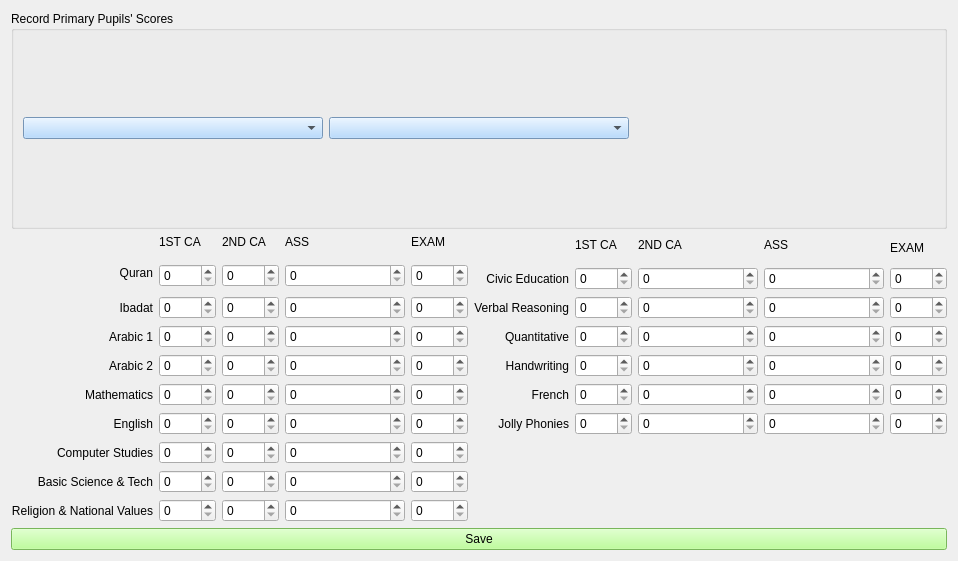
<?xml version="1.0" encoding="UTF-8"?>
<ui version="4.0">
 <class>PriScoreRec3rdForm</class>
 <widget class="QWidget" name="PriScoreRec3rdForm">
  <property name="geometry">
   <rect>
    <x>0</x>
    <y>0</y>
    <width>958</width>
    <height>561</height>
   </rect>
  </property>
  <property name="windowTitle">
   <string>Primary Scores (Third Term)</string>
  </property>
  <property name="windowIcon">
   <iconset>
    <normaloff>score_icon.png</normaloff>score_icon.png</iconset>
  </property>
  <property name="styleSheet">
   <string notr="true">font: 12pt &quot;MS Shell Dlg 2&quot;;

QPushButton{
background-color: rgb(170, 255, 127);
}
</string>
  </property>
  <layout class="QVBoxLayout" name="verticalLayout_2">
   <item>
    <layout class="QVBoxLayout" name="verticalLayout">
     <item>
      <widget class="QGroupBox" name="groupBox">
       <property name="styleSheet">
        <string notr="true">QComboBox{
background-color: rgb(165, 209, 255);
}</string>
       </property>
       <property name="title">
        <string>Record Primary Pupils' Scores</string>
       </property>
       <layout class="QHBoxLayout" name="horizontalLayout">
        <item>
         <widget class="QComboBox" name="class_comboBox"/>
        </item>
        <item>
         <widget class="QComboBox" name="stud_adm_no_comboBox"/>
        </item>
        <item>
         <widget class="QLabel" name="name_label">
          <property name="styleSheet">
           <string notr="true">QComboBox{
background-color: rgb(166, 180, 255);
}</string>
          </property>
          <property name="text">
           <string/>
          </property>
         </widget>
        </item>
       </layout>
      </widget>
     </item>
     <item>
      <layout class="QGridLayout" name="gridLayout">
       <item row="0" column="1">
        <widget class="QLabel" name="label_6">
         <property name="styleSheet">
          <string notr="true">font: 10pt &quot;MS Shell Dlg 2&quot;;</string>
         </property>
         <property name="text">
          <string>1ST CA</string>
         </property>
        </widget>
       </item>
       <item row="0" column="5">
        <widget class="QLabel" name="label_9">
         <property name="styleSheet">
          <string notr="true">font: 75 10pt &quot;MS Shell Dlg 2&quot;;</string>
         </property>
         <property name="text">
          <string>EXAM</string>
         </property>
        </widget>
       </item>
       <item row="0" column="12" rowspan="3">
        <widget class="QLabel" name="label_13">
         <property name="styleSheet">
          <string notr="true">font: 75 10pt &quot;MS Shell Dlg 2&quot;;</string>
         </property>
         <property name="text">
          <string>EXAM</string>
         </property>
        </widget>
       </item>
       <item row="1" column="0" rowspan="3">
        <widget class="QLabel" name="label">
         <property name="text">
          <string>Quran</string>
         </property>
         <property name="alignment">
          <set>Qt::AlignRight|Qt::AlignTrailing|Qt::AlignVCenter</set>
         </property>
        </widget>
       </item>
       <item row="2" column="1" rowspan="2">
        <widget class="QDoubleSpinBox" name="qur_c1_spin">
         <property name="decimals">
          <number>0</number>
         </property>
        </widget>
       </item>
       <item row="2" column="2" rowspan="2">
        <widget class="QDoubleSpinBox" name="qur_c2_spin">
         <property name="decimals">
          <number>0</number>
         </property>
        </widget>
       </item>
       <item row="2" column="3" rowspan="2" colspan="2">
        <widget class="QDoubleSpinBox" name="qur_ass_spin">
         <property name="decimals">
          <number>0</number>
         </property>
        </widget>
       </item>
       <item row="2" column="5" rowspan="2">
        <widget class="QDoubleSpinBox" name="qur_exam_spin">
         <property name="decimals">
          <number>0</number>
         </property>
        </widget>
       </item>
       <item row="3" column="6">
        <widget class="QLabel" name="label_16">
         <property name="text">
          <string>Civic Education</string>
         </property>
         <property name="alignment">
          <set>Qt::AlignRight|Qt::AlignTrailing|Qt::AlignVCenter</set>
         </property>
        </widget>
       </item>
       <item row="3" column="7">
        <widget class="QDoubleSpinBox" name="civic_c1_spin">
         <property name="decimals">
          <number>0</number>
         </property>
        </widget>
       </item>
       <item row="3" column="8" colspan="2">
        <widget class="QDoubleSpinBox" name="civic_c2_spin">
         <property name="decimals">
          <number>0</number>
         </property>
        </widget>
       </item>
       <item row="3" column="10" colspan="2">
        <widget class="QDoubleSpinBox" name="civic_ass_spin">
         <property name="decimals">
          <number>0</number>
         </property>
        </widget>
       </item>
       <item row="3" column="12">
        <widget class="QDoubleSpinBox" name="civic_exam_spin">
         <property name="decimals">
          <number>0</number>
         </property>
        </widget>
       </item>
       <item row="4" column="0">
        <widget class="QLabel" name="label_2">
         <property name="text">
          <string>Ibadat</string>
         </property>
         <property name="alignment">
          <set>Qt::AlignRight|Qt::AlignTrailing|Qt::AlignVCenter</set>
         </property>
        </widget>
       </item>
       <item row="4" column="1">
        <widget class="QDoubleSpinBox" name="ibadat_c1_spin">
         <property name="decimals">
          <number>0</number>
         </property>
        </widget>
       </item>
       <item row="4" column="2">
        <widget class="QDoubleSpinBox" name="ibadat_c2_spin">
         <property name="decimals">
          <number>0</number>
         </property>
        </widget>
       </item>
       <item row="4" column="3" colspan="2">
        <widget class="QDoubleSpinBox" name="ibadat_ass_spin">
         <property name="decimals">
          <number>0</number>
         </property>
        </widget>
       </item>
       <item row="4" column="5">
        <widget class="QDoubleSpinBox" name="ibadat_exam_spin">
         <property name="decimals">
          <number>0</number>
         </property>
        </widget>
       </item>
       <item row="4" column="6">
        <widget class="QLabel" name="label_17">
         <property name="text">
          <string>Verbal Reasoning</string>
         </property>
         <property name="alignment">
          <set>Qt::AlignRight|Qt::AlignTrailing|Qt::AlignVCenter</set>
         </property>
        </widget>
       </item>
       <item row="4" column="7">
        <widget class="QDoubleSpinBox" name="verbal_c1_spin">
         <property name="decimals">
          <number>0</number>
         </property>
        </widget>
       </item>
       <item row="4" column="8" colspan="2">
        <widget class="QDoubleSpinBox" name="verbal_c2_spin">
         <property name="decimals">
          <number>0</number>
         </property>
        </widget>
       </item>
       <item row="4" column="10" colspan="2">
        <widget class="QDoubleSpinBox" name="verbal_ass_spin">
         <property name="decimals">
          <number>0</number>
         </property>
        </widget>
       </item>
       <item row="4" column="12">
        <widget class="QDoubleSpinBox" name="verbal_exam_spin">
         <property name="decimals">
          <number>0</number>
         </property>
        </widget>
       </item>
       <item row="5" column="0">
        <widget class="QLabel" name="label_3">
         <property name="text">
          <string>Arabic 1</string>
         </property>
         <property name="alignment">
          <set>Qt::AlignRight|Qt::AlignTrailing|Qt::AlignVCenter</set>
         </property>
        </widget>
       </item>
       <item row="5" column="1">
        <widget class="QDoubleSpinBox" name="arabic1_c1_spin">
         <property name="decimals">
          <number>0</number>
         </property>
        </widget>
       </item>
       <item row="5" column="2">
        <widget class="QDoubleSpinBox" name="arabic1_c2_spin">
         <property name="decimals">
          <number>0</number>
         </property>
        </widget>
       </item>
       <item row="5" column="3" colspan="2">
        <widget class="QDoubleSpinBox" name="arabic1_ass_spin">
         <property name="decimals">
          <number>0</number>
         </property>
        </widget>
       </item>
       <item row="5" column="5">
        <widget class="QDoubleSpinBox" name="arabic1_exam_spin">
         <property name="decimals">
          <number>0</number>
         </property>
        </widget>
       </item>
       <item row="5" column="6">
        <widget class="QLabel" name="label_18">
         <property name="text">
          <string>Quantitative</string>
         </property>
         <property name="alignment">
          <set>Qt::AlignRight|Qt::AlignTrailing|Qt::AlignVCenter</set>
         </property>
        </widget>
       </item>
       <item row="5" column="7">
        <widget class="QDoubleSpinBox" name="quant_c1_spin">
         <property name="decimals">
          <number>0</number>
         </property>
        </widget>
       </item>
       <item row="5" column="10" colspan="2">
        <widget class="QDoubleSpinBox" name="quant_ass_spin">
         <property name="decimals">
          <number>0</number>
         </property>
        </widget>
       </item>
       <item row="5" column="12">
        <widget class="QDoubleSpinBox" name="quant_exam_spin">
         <property name="decimals">
          <number>0</number>
         </property>
        </widget>
       </item>
       <item row="6" column="0">
        <widget class="QLabel" name="label_8">
         <property name="text">
          <string>Arabic 2</string>
         </property>
         <property name="alignment">
          <set>Qt::AlignRight|Qt::AlignTrailing|Qt::AlignVCenter</set>
         </property>
        </widget>
       </item>
       <item row="6" column="1">
        <widget class="QDoubleSpinBox" name="arabic2_c1_spin">
         <property name="decimals">
          <number>0</number>
         </property>
        </widget>
       </item>
       <item row="6" column="2">
        <widget class="QDoubleSpinBox" name="arabic2_c2_spin">
         <property name="decimals">
          <number>0</number>
         </property>
        </widget>
       </item>
       <item row="6" column="3" colspan="2">
        <widget class="QDoubleSpinBox" name="arabic2_ass_spin">
         <property name="decimals">
          <number>0</number>
         </property>
        </widget>
       </item>
       <item row="6" column="5">
        <widget class="QDoubleSpinBox" name="arabic2_exam_spin">
         <property name="decimals">
          <number>0</number>
         </property>
        </widget>
       </item>
       <item row="6" column="6">
        <widget class="QLabel" name="label_28">
         <property name="text">
          <string>Handwriting</string>
         </property>
         <property name="alignment">
          <set>Qt::AlignRight|Qt::AlignTrailing|Qt::AlignVCenter</set>
         </property>
        </widget>
       </item>
       <item row="6" column="7">
        <widget class="QDoubleSpinBox" name="handwriting_c1_spin">
         <property name="decimals">
          <number>0</number>
         </property>
        </widget>
       </item>
       <item row="6" column="8" colspan="2">
        <widget class="QDoubleSpinBox" name="handwriting_c2_spin">
         <property name="decimals">
          <number>0</number>
         </property>
        </widget>
       </item>
       <item row="6" column="10" colspan="2">
        <widget class="QDoubleSpinBox" name="handwriting_ass_spin">
         <property name="decimals">
          <number>0</number>
         </property>
        </widget>
       </item>
       <item row="6" column="12">
        <widget class="QDoubleSpinBox" name="handwriting_exam_spin">
         <property name="decimals">
          <number>0</number>
         </property>
        </widget>
       </item>
       <item row="7" column="0">
        <widget class="QLabel" name="label_20">
         <property name="text">
          <string>Mathematics</string>
         </property>
         <property name="alignment">
          <set>Qt::AlignRight|Qt::AlignTrailing|Qt::AlignVCenter</set>
         </property>
        </widget>
       </item>
       <item row="7" column="1">
        <widget class="QDoubleSpinBox" name="math_c1_spin">
         <property name="decimals">
          <number>0</number>
         </property>
        </widget>
       </item>
       <item row="7" column="2">
        <widget class="QDoubleSpinBox" name="math_c2_spin">
         <property name="decimals">
          <number>0</number>
         </property>
        </widget>
       </item>
       <item row="7" column="3" colspan="2">
        <widget class="QDoubleSpinBox" name="math_ass_spin">
         <property name="decimals">
          <number>0</number>
         </property>
        </widget>
       </item>
       <item row="7" column="5">
        <widget class="QDoubleSpinBox" name="math_exam_spin">
         <property name="decimals">
          <number>0</number>
         </property>
        </widget>
       </item>
       <item row="7" column="6">
        <widget class="QLabel" name="label_29">
         <property name="text">
          <string>French</string>
         </property>
         <property name="alignment">
          <set>Qt::AlignRight|Qt::AlignTrailing|Qt::AlignVCenter</set>
         </property>
        </widget>
       </item>
       <item row="7" column="7">
        <widget class="QDoubleSpinBox" name="french_c1_spin">
         <property name="decimals">
          <number>0</number>
         </property>
        </widget>
       </item>
       <item row="7" column="8" colspan="2">
        <widget class="QDoubleSpinBox" name="french_c2_spin">
         <property name="decimals">
          <number>0</number>
         </property>
        </widget>
       </item>
       <item row="7" column="10" colspan="2">
        <widget class="QDoubleSpinBox" name="french_ass_spin">
         <property name="decimals">
          <number>0</number>
         </property>
        </widget>
       </item>
       <item row="7" column="12">
        <widget class="QDoubleSpinBox" name="french_exam_spin">
         <property name="decimals">
          <number>0</number>
         </property>
        </widget>
       </item>
       <item row="8" column="0">
        <widget class="QLabel" name="label_21">
         <property name="text">
          <string>English</string>
         </property>
         <property name="alignment">
          <set>Qt::AlignRight|Qt::AlignTrailing|Qt::AlignVCenter</set>
         </property>
        </widget>
       </item>
       <item row="8" column="1">
        <widget class="QDoubleSpinBox" name="eng_c1_spin">
         <property name="decimals">
          <number>0</number>
         </property>
        </widget>
       </item>
       <item row="8" column="2">
        <widget class="QDoubleSpinBox" name="eng_c2_spin">
         <property name="decimals">
          <number>0</number>
         </property>
        </widget>
       </item>
       <item row="8" column="3" colspan="2">
        <widget class="QDoubleSpinBox" name="eng_ass_spin">
         <property name="decimals">
          <number>0</number>
         </property>
        </widget>
       </item>
       <item row="8" column="5">
        <widget class="QDoubleSpinBox" name="eng_exam_spin">
         <property name="decimals">
          <number>0</number>
         </property>
        </widget>
       </item>
       <item row="8" column="6">
        <widget class="QLabel" name="label_30">
         <property name="text">
          <string>Jolly Phonies</string>
         </property>
         <property name="alignment">
          <set>Qt::AlignRight|Qt::AlignTrailing|Qt::AlignVCenter</set>
         </property>
        </widget>
       </item>
       <item row="8" column="7">
        <widget class="QDoubleSpinBox" name="jolly_c1_spin">
         <property name="decimals">
          <number>0</number>
         </property>
        </widget>
       </item>
       <item row="8" column="8" colspan="2">
        <widget class="QDoubleSpinBox" name="jolly_c2_spin">
         <property name="decimals">
          <number>0</number>
         </property>
        </widget>
       </item>
       <item row="8" column="10" colspan="2">
        <widget class="QDoubleSpinBox" name="jolly_ass_spin">
         <property name="decimals">
          <number>0</number>
         </property>
        </widget>
       </item>
       <item row="8" column="12">
        <widget class="QDoubleSpinBox" name="jolly_exam_spin">
         <property name="decimals">
          <number>0</number>
         </property>
        </widget>
       </item>
       <item row="9" column="0">
        <widget class="QLabel" name="label_22">
         <property name="text">
          <string>Computer Studies</string>
         </property>
         <property name="alignment">
          <set>Qt::AlignRight|Qt::AlignTrailing|Qt::AlignVCenter</set>
         </property>
        </widget>
       </item>
       <item row="9" column="1">
        <widget class="QDoubleSpinBox" name="comp_c1_spin">
         <property name="decimals">
          <number>0</number>
         </property>
        </widget>
       </item>
       <item row="9" column="2">
        <widget class="QDoubleSpinBox" name="comp_c2_spin">
         <property name="decimals">
          <number>0</number>
         </property>
        </widget>
       </item>
       <item row="9" column="3" colspan="2">
        <widget class="QDoubleSpinBox" name="comp_ass_spin">
         <property name="decimals">
          <number>0</number>
         </property>
        </widget>
       </item>
       <item row="9" column="5">
        <widget class="QDoubleSpinBox" name="comp_exam_spin">
         <property name="decimals">
          <number>0</number>
         </property>
        </widget>
       </item>
       <item row="10" column="0">
        <widget class="QLabel" name="label_19">
         <property name="text">
          <string>Basic Science &amp; Tech</string>
         </property>
         <property name="alignment">
          <set>Qt::AlignRight|Qt::AlignTrailing|Qt::AlignVCenter</set>
         </property>
        </widget>
       </item>
       <item row="10" column="1">
        <widget class="QDoubleSpinBox" name="bas_sc_c1_spin">
         <property name="decimals">
          <number>0</number>
         </property>
        </widget>
       </item>
       <item row="10" column="2">
        <widget class="QDoubleSpinBox" name="bas_sc_c2_spin">
         <property name="decimals">
          <number>0</number>
         </property>
        </widget>
       </item>
       <item row="10" column="3" colspan="2">
        <widget class="QDoubleSpinBox" name="bas_sc_ass_spin">
         <property name="decimals">
          <number>0</number>
         </property>
        </widget>
       </item>
       <item row="10" column="5">
        <widget class="QDoubleSpinBox" name="bas_sc_exam_spin">
         <property name="decimals">
          <number>0</number>
         </property>
        </widget>
       </item>
       <item row="11" column="0">
        <widget class="QLabel" name="label_23">
         <property name="text">
          <string>Religion &amp; National Values</string>
         </property>
         <property name="alignment">
          <set>Qt::AlignRight|Qt::AlignTrailing|Qt::AlignVCenter</set>
         </property>
        </widget>
       </item>
       <item row="11" column="1">
        <widget class="QDoubleSpinBox" name="religion_c1_spin">
         <property name="decimals">
          <number>0</number>
         </property>
        </widget>
       </item>
       <item row="11" column="2">
        <widget class="QDoubleSpinBox" name="religion_c2_spin">
         <property name="decimals">
          <number>0</number>
         </property>
        </widget>
       </item>
       <item row="11" column="3" colspan="2">
        <widget class="QDoubleSpinBox" name="religion_ass_spin">
         <property name="decimals">
          <number>0</number>
         </property>
        </widget>
       </item>
       <item row="11" column="5">
        <widget class="QDoubleSpinBox" name="religion_exam_spin">
         <property name="decimals">
          <number>0</number>
         </property>
        </widget>
       </item>
       <item row="5" column="8" colspan="2">
        <widget class="QDoubleSpinBox" name="quant_c2_spin">
         <property name="decimals">
          <number>0</number>
         </property>
        </widget>
       </item>
       <item row="0" column="2">
        <widget class="QLabel" name="label_5">
         <property name="styleSheet">
          <string notr="true">font: 10pt &quot;MS Shell Dlg 2&quot;;</string>
         </property>
         <property name="text">
          <string>2ND CA</string>
         </property>
        </widget>
       </item>
       <item row="0" column="3" colspan="2">
        <widget class="QLabel" name="label_7">
         <property name="styleSheet">
          <string notr="true">font: 75 10pt &quot;MS Shell Dlg 2&quot;;</string>
         </property>
         <property name="text">
          <string>ASS</string>
         </property>
        </widget>
       </item>
       <item row="0" column="7" rowspan="2">
        <widget class="QLabel" name="label_12">
         <property name="styleSheet">
          <string notr="true">font: 10pt &quot;MS Shell Dlg 2&quot;;</string>
         </property>
         <property name="text">
          <string>1ST CA</string>
         </property>
        </widget>
       </item>
       <item row="0" column="8" rowspan="2" colspan="2">
        <widget class="QLabel" name="label_11">
         <property name="styleSheet">
          <string notr="true">font: 10pt &quot;MS Shell Dlg 2&quot;;</string>
         </property>
         <property name="text">
          <string>2ND CA</string>
         </property>
        </widget>
       </item>
       <item row="0" column="10" rowspan="2" colspan="2">
        <widget class="QLabel" name="label_10">
         <property name="styleSheet">
          <string notr="true">font: 75 10pt &quot;MS Shell Dlg 2&quot;;</string>
         </property>
         <property name="text">
          <string>ASS</string>
         </property>
        </widget>
       </item>
      </layout>
     </item>
     <item>
      <widget class="QPushButton" name="qur_score_btn">
       <property name="styleSheet">
        <string notr="true">background-color: rgb(170, 255, 127);</string>
       </property>
       <property name="text">
        <string>Save</string>
       </property>
      </widget>
     </item>
    </layout>
   </item>
  </layout>
 </widget>
 <tabstops>
  <tabstop>class_comboBox</tabstop>
  <tabstop>stud_adm_no_comboBox</tabstop>
  <tabstop>qur_c1_spin</tabstop>
  <tabstop>qur_c2_spin</tabstop>
  <tabstop>qur_ass_spin</tabstop>
  <tabstop>qur_exam_spin</tabstop>
  <tabstop>ibadat_c1_spin</tabstop>
  <tabstop>ibadat_c2_spin</tabstop>
  <tabstop>ibadat_ass_spin</tabstop>
  <tabstop>ibadat_exam_spin</tabstop>
  <tabstop>arabic1_c1_spin</tabstop>
  <tabstop>arabic1_c2_spin</tabstop>
  <tabstop>arabic1_ass_spin</tabstop>
  <tabstop>arabic1_exam_spin</tabstop>
  <tabstop>arabic2_c1_spin</tabstop>
  <tabstop>arabic2_c2_spin</tabstop>
  <tabstop>arabic2_ass_spin</tabstop>
  <tabstop>arabic2_exam_spin</tabstop>
  <tabstop>math_c1_spin</tabstop>
  <tabstop>math_c2_spin</tabstop>
  <tabstop>math_ass_spin</tabstop>
  <tabstop>math_exam_spin</tabstop>
  <tabstop>eng_c1_spin</tabstop>
  <tabstop>eng_c2_spin</tabstop>
  <tabstop>eng_ass_spin</tabstop>
  <tabstop>eng_exam_spin</tabstop>
  <tabstop>comp_c1_spin</tabstop>
  <tabstop>comp_c2_spin</tabstop>
  <tabstop>comp_ass_spin</tabstop>
  <tabstop>comp_exam_spin</tabstop>
  <tabstop>bas_sc_c1_spin</tabstop>
  <tabstop>bas_sc_c2_spin</tabstop>
  <tabstop>bas_sc_ass_spin</tabstop>
  <tabstop>bas_sc_exam_spin</tabstop>
  <tabstop>religion_c1_spin</tabstop>
  <tabstop>religion_c2_spin</tabstop>
  <tabstop>religion_ass_spin</tabstop>
  <tabstop>religion_exam_spin</tabstop>
  <tabstop>civic_c1_spin</tabstop>
  <tabstop>civic_c2_spin</tabstop>
  <tabstop>civic_ass_spin</tabstop>
  <tabstop>civic_exam_spin</tabstop>
  <tabstop>verbal_c1_spin</tabstop>
  <tabstop>verbal_c2_spin</tabstop>
  <tabstop>verbal_ass_spin</tabstop>
  <tabstop>verbal_exam_spin</tabstop>
  <tabstop>quant_c1_spin</tabstop>
  <tabstop>quant_c2_spin</tabstop>
  <tabstop>quant_ass_spin</tabstop>
  <tabstop>quant_exam_spin</tabstop>
  <tabstop>handwriting_c1_spin</tabstop>
  <tabstop>handwriting_c2_spin</tabstop>
  <tabstop>handwriting_ass_spin</tabstop>
  <tabstop>handwriting_exam_spin</tabstop>
  <tabstop>french_c1_spin</tabstop>
  <tabstop>french_c2_spin</tabstop>
  <tabstop>french_ass_spin</tabstop>
  <tabstop>french_exam_spin</tabstop>
  <tabstop>jolly_c1_spin</tabstop>
  <tabstop>jolly_c2_spin</tabstop>
  <tabstop>jolly_ass_spin</tabstop>
  <tabstop>jolly_exam_spin</tabstop>
  <tabstop>qur_score_btn</tabstop>
 </tabstops>
 <resources/>
 <connections/>
</ui>
